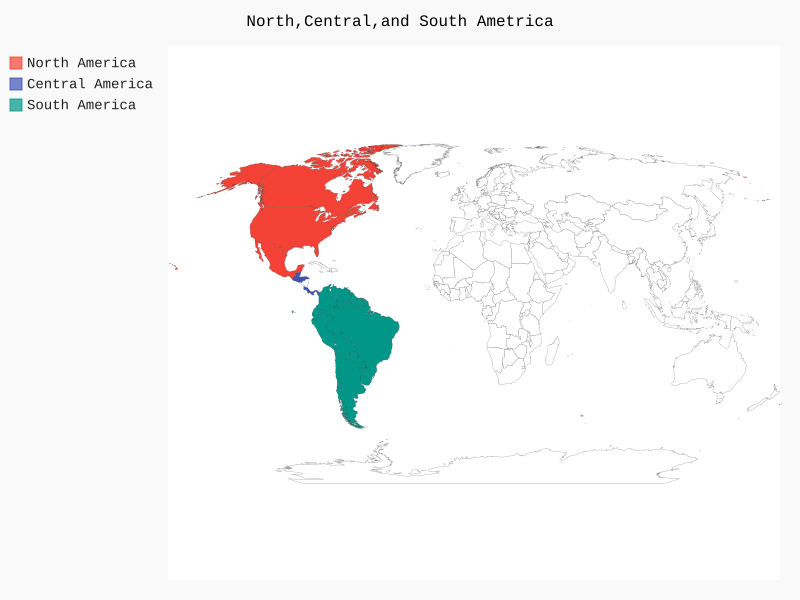

Here is the Python script that generated this plot:
import pygal_maps_world.maps

# 制作能够测试美洲地区的地图，分为北美，中美，南美，用不同的颜色加以表示
wm=pygal_maps_world.maps.World()
wm.title='North,Central,and South Ametrica'

wm.add('North America',['ca','mx','us'])
wm.add('Central America',['bz','cr','gt','hn','pa','sv'])
wm.add('South America',['ar','bo','br','cl','co','ec','gf',
                        'gy','pe','py','sr','uy','ve'])

wm.render_to_file('americas.svg')
